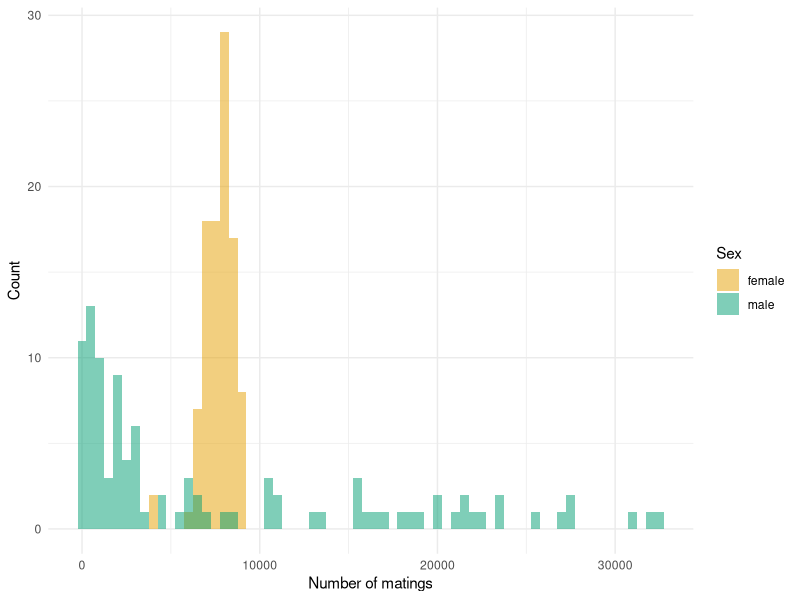
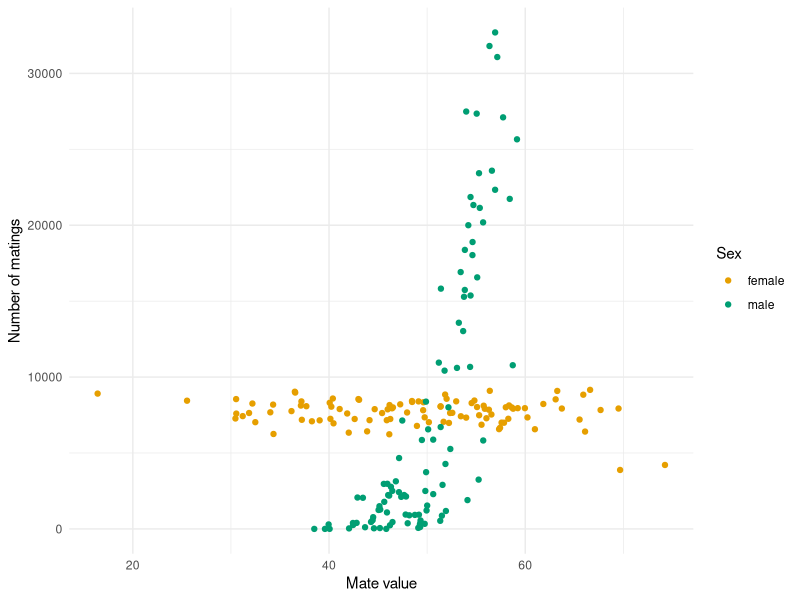
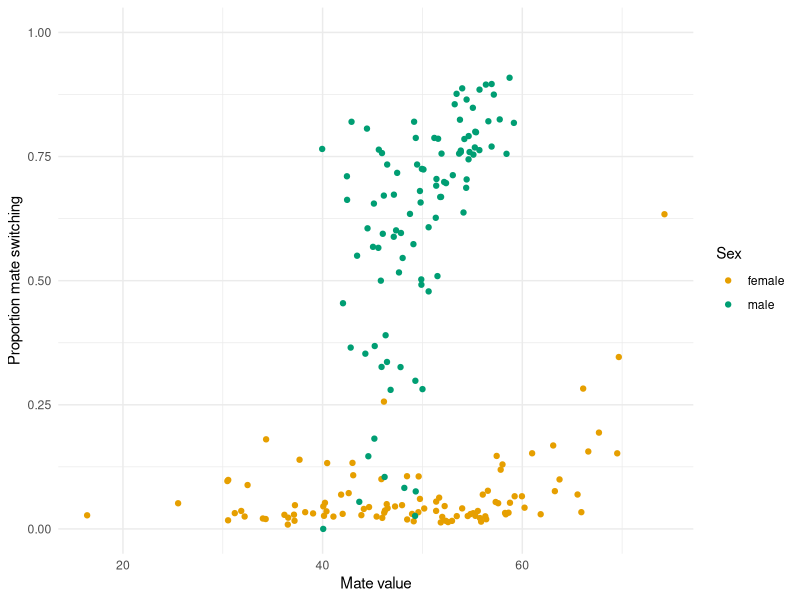
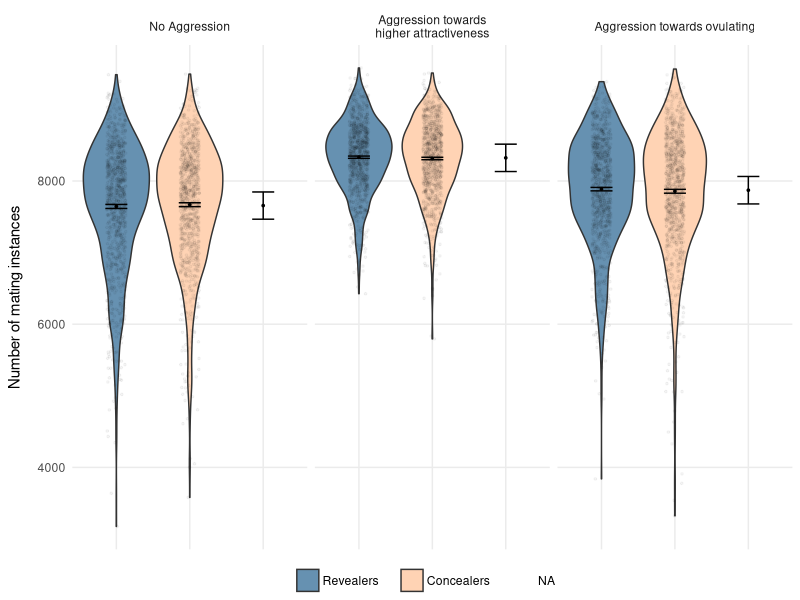
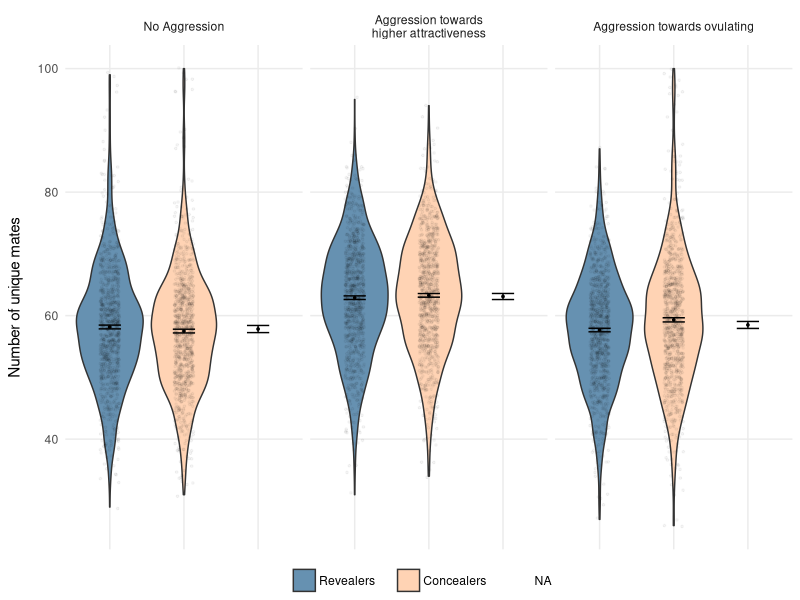
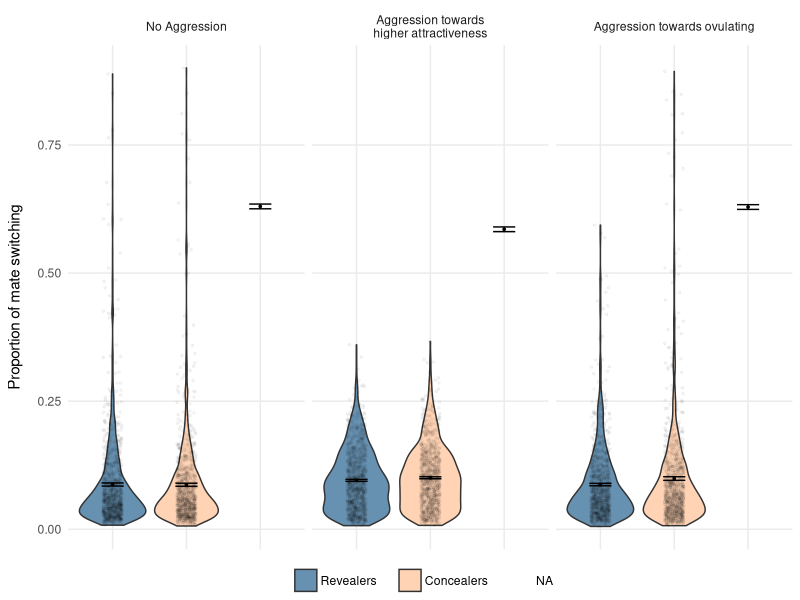

These figures' R source, in order:
## ---- chunk 1
library(tidyverse)
## ---- chunk 2
d <-
  read.csv('data/v4/ovulationExploratory_ProofConcealers.csv') %>%
  as_tibble() %>%
  mutate(ID  = factor(ID),
         Sex = factor(Sex))

d
## ---- chunk 3
p1 <- 
  d %>%
  ggplot(aes(x = num_matings, fill = Sex)) +
  geom_histogram(binwidth = 500, alpha = .5, position = "identity") +
  xlab("Number of matings") +
  ylab("Count") +
  scale_fill_manual(values = c("#E69F00", "#009E73")) +
  theme_minimal()

# ggsave('figures/Figure_numMatings.pdf', p1, width = 150, height = 150, units = 'mm')

p1
## ---- chunk 4
p2 <-
  d %>%
  ggplot(aes(x = mate_value, y = num_matings)) +
  geom_point(aes(colour = Sex)) +
  xlab("Mate value") +
  ylab("Number of matings") +
  scale_colour_manual(values=c("#E69F00", "#009E73")) +
  theme_minimal()

# ggsave('figures/Figure_mateValue.pdf', p2, width = 150, height = 150, units = 'mm')

p2
## ---- chunk 5
# correlation for males
cor.test(d[d$Sex == 'male',]$mate_value, d[d$Sex == 'male',]$num_matings)
## ---- chunk 6
# correlation for females
cor.test(d[d$Sex == 'female',]$mate_value, d[d$Sex == 'female',]$num_matings)
## ---- chunk 7
d <-
  d %>%
  mutate(prop_mate_switching = mate_switching / num_matings)

p3 <-
  d %>%
  ggplot(aes(x = mate_value, y = prop_mate_switching)) +
  geom_point(aes(colour = Sex)) +
  xlab("Mate value") +
  ylab("Proportion mate switching") +
  ylim(0:1) +
  scale_colour_manual(values=c("#E69F00", "#009E73")) +
  theme_minimal()

# ggsave('figures/Figure_propMateSwitch.pdf', p3, width = 150, height = 150, units = 'mm')

p3
## ---- chunk 8
# correlation for males
cor.test(d[d$Sex == 'male',]$mate_value, d[d$Sex == 'male',]$prop_mate_switching)
## ---- chunk 9
# correlation for females
cor.test(d[d$Sex == 'female',]$mate_value, d[d$Sex == 'female',]$prop_mate_switching)
## ---- chunk 10
d <-
  read.csv('data/v4/ovulationExploratory_Mating.csv') %>%
  as_tibble() %>%
  mutate(ftype      = factor(ifelse(ftype == 0, "Concealers", "Revealers")),
         Experiment = factor(Experiment),
         Simulation = factor(Simulation))

d
## ---- chunk 11
num_matings_Summary <- 
  d %>%
  group_by(Experiment, ftype) %>%
  summarise(num_matings_mean = mean(num_matings),
            num_matings_se   = sqrt(var(num_matings) / length(num_matings)))

facet_labels <- c(
    '1' = "No Aggression",
    '2' = "Aggression towards\nhigher attractiveness",
    '3' = "Aggression towards ovulating"
  )

p1 <- 
  d %>%
  mutate(ftype = fct_relevel(ftype, c('Revealers', 'Concealers'))) %>%
  filter(Sex == 'female') %>%

  ggplot(aes(x = ftype, y = num_matings, fill = ftype)) +
  geom_violin(stat = "ydensity") +
  geom_jitter(colour = "black", size = 0.6, width = 0.13, 
              alpha = 0.04, show.legend = FALSE) +
  geom_point(data = num_matings_Summary, aes(y = num_matings_mean), 
             color = "black", size = 0.6, show.legend = FALSE) + 
  geom_errorbar(data = num_matings_Summary, 
                aes(y = num_matings_mean, ymin = num_matings_mean - num_matings_se, 
                    ymax = num_matings_mean + num_matings_se),
                color = "black", width = 0.3) +
  facet_grid(. ~ Experiment, labeller = as_labeller(facet_labels)) +
  ylab('Number of mating instances') +
  scale_fill_manual(values=c("#6691b1", "#ffd3b4")) +
  theme_minimal() +
  theme(axis.title.x = element_blank(),
        axis.text.x  = element_blank(),
        axis.title.y = element_text(margin = margin(r = 10)),
        legend.title = element_blank(),
        legend.text  = element_text(margin = margin(r = 10, l = 2)),
        legend.position = 'bottom',
        legend.margin = margin(0,0,0,0),
        panel.grid.minor = element_blank())

# ggsave('figures/Figure_numMatingsExps.pdf', p1, width = 200, height = 110, units = 'mm')

p1
## ---- chunk 12
d.females <-
  d %>%
  filter(Sex == 'female')

m1 <- aov(num_matings ~ Experiment*ftype + Error(Simulation/ftype), data = d.females)

summary(m1)
## ---- chunk 13
num_unique_matings_Summary <- 
  d %>%
  group_by(Experiment, ftype) %>%
  summarise(num_unique_matings_mean = mean(num_unique_mates),
            num_unique_matings_se   = sqrt(var(num_unique_mates) / length(num_unique_mates)))

p2 <- 
  d %>%
  mutate(ftype = fct_relevel(ftype, c('Revealers', 'Concealers'))) %>%
  filter(Sex == 'female') %>%

  ggplot(aes(x = ftype, y = num_unique_mates, fill = ftype)) +
  geom_violin(stat = "ydensity") +
  geom_jitter(colour = "black", size = 0.6, width = 0.13, 
              alpha = 0.04, show.legend = FALSE) +
  geom_point(data = num_unique_matings_Summary, aes(y = num_unique_matings_mean), 
             color = "black", size = 0.6, show.legend = FALSE) + 
  geom_errorbar(data = num_unique_matings_Summary, 
                aes(y = num_unique_matings_mean, 
                    ymin = num_unique_matings_mean - num_unique_matings_se, 
                    ymax = num_unique_matings_mean + num_unique_matings_se),
                color = "black", width = 0.3) +
  facet_grid(. ~ Experiment, labeller = as_labeller(facet_labels)) +
  ylab('Number of unique mates') +
  scale_fill_manual(values=c("#6691b1", "#ffd3b4")) +
  theme_minimal() +
  theme(axis.title.x = element_blank(),
        axis.text.x  = element_blank(),
        axis.title.y = element_text(margin = margin(r = 10)),
        legend.title = element_blank(),
        legend.text  = element_text(margin = margin(r = 10, l = 2)),
        legend.position = 'bottom',
        legend.margin = margin(0,0,0,0),
        panel.grid.minor = element_blank())

# ggsave('figures/Figure_numUniqueMates.pdf', p2, width = 200, height = 110, units = 'mm')

p2
## ---- chunk 14
m2 <- aov(num_unique_mates ~ Experiment*ftype + Error(Simulation/ftype), data = d.females)

summary(m2)
## ---- chunk 15
prop_Summary <- 
  d %>%
  group_by(Experiment, ftype) %>%
  summarise(prop_mean = mean(prop_mate_switching),
            prop_se   = sqrt(var(prop_mate_switching) / length(prop_mate_switching)))

p3 <- 
  d %>%
  mutate(ftype = fct_relevel(ftype, c('Revealers', 'Concealers'))) %>%
  filter(Sex == 'female') %>%

  ggplot(aes(x = ftype, y = prop_mate_switching, fill = ftype)) +
  geom_violin(stat = "ydensity") +
  geom_jitter(colour = "black", size = 0.6, width = 0.13, 
              alpha = 0.04, show.legend = FALSE) +
  geom_point(data = prop_Summary, aes(y = prop_mean), 
             color = "black", size = 0.6, show.legend = FALSE) + 
  geom_errorbar(data = prop_Summary, 
                aes(y = prop_mean, ymin = prop_mean - prop_se, 
                    ymax = prop_mean + prop_se),
                color = "black", width = 0.3) +
  facet_grid(. ~ Experiment, labeller = as_labeller(facet_labels)) +
  ylab('Proportion of mate switching') +
  scale_fill_manual(values=c("#6691b1", "#ffd3b4")) +
  theme_minimal() +
  theme(axis.title.x = element_blank(),
        axis.text.x  = element_blank(),
        axis.title.y = element_text(margin = margin(r = 10)),
        legend.title = element_blank(),
        legend.text  = element_text(margin = margin(r = 10, l = 2)),
        legend.position = 'bottom',
        legend.margin = margin(0,0,0,0),
        panel.grid.minor = element_blank())

# ggsave('figures/Figure_mateSwitching.pdf', p3, width = 200, height = 110, units = 'mm')

p3
## ---- chunk 16
m3 <- aov(prop_mate_switching ~ Experiment*ftype + Error(Simulation/ftype), data = d.females)

summary(m3)
## ---- chunk 17
sessionInfo()
